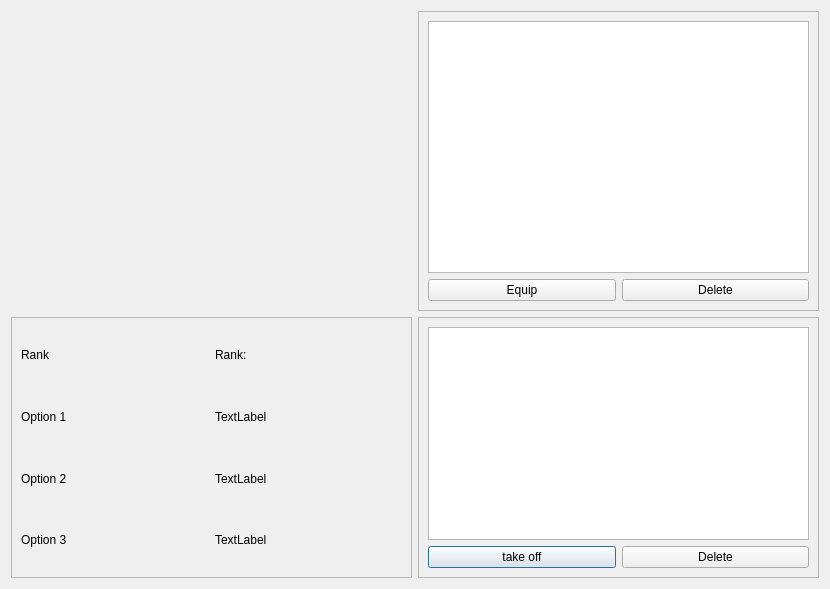
<?xml version="1.0" encoding="UTF-8"?>
<ui version="4.0">
 <class>InventoryWindow</class>
 <widget class="QDialog" name="InventoryWindow">
  <property name="geometry">
   <rect>
    <x>0</x>
    <y>0</y>
    <width>830</width>
    <height>589</height>
   </rect>
  </property>
  <property name="windowTitle">
   <string>Dialog</string>
  </property>
  <layout class="QGridLayout" name="gridLayout_2">
   <item row="2" column="0">
    <widget class="QFrame" name="textOption_3">
     <property name="minimumSize">
      <size>
       <width>200</width>
       <height>200</height>
      </size>
     </property>
     <property name="frameShape">
      <enum>QFrame::StyledPanel</enum>
     </property>
     <property name="frameShadow">
      <enum>QFrame::Raised</enum>
     </property>
     <layout class="QGridLayout" name="gridLayout_3">
      <item row="5" column="0">
       <widget class="QLabel" name="label_5">
        <property name="text">
         <string>Option 3</string>
        </property>
       </widget>
      </item>
      <item row="5" column="1">
       <widget class="QLabel" name="Option3">
        <property name="text">
         <string>TextLabel</string>
        </property>
       </widget>
      </item>
      <item row="1" column="0">
       <widget class="QLabel" name="textOption">
        <property name="text">
         <string>Option 1</string>
        </property>
       </widget>
      </item>
      <item row="1" column="1">
       <widget class="QLabel" name="Option1">
        <property name="text">
         <string>TextLabel</string>
        </property>
       </widget>
      </item>
      <item row="3" column="0">
       <widget class="QLabel" name="textOption_2">
        <property name="text">
         <string>Option 2</string>
        </property>
       </widget>
      </item>
      <item row="3" column="1">
       <widget class="QLabel" name="Option2">
        <property name="text">
         <string>TextLabel</string>
        </property>
       </widget>
      </item>
      <item row="0" column="0">
       <widget class="QLabel" name="textRank">
        <property name="text">
         <string>Rank</string>
        </property>
       </widget>
      </item>
      <item row="0" column="1">
       <widget class="QLabel" name="Rank">
        <property name="text">
         <string>Rank:</string>
        </property>
       </widget>
      </item>
     </layout>
    </widget>
   </item>
   <item row="2" column="1">
    <widget class="QFrame" name="frame">
     <property name="frameShape">
      <enum>QFrame::StyledPanel</enum>
     </property>
     <property name="frameShadow">
      <enum>QFrame::Raised</enum>
     </property>
     <layout class="QGridLayout" name="gridLayout_4">
      <item row="0" column="0" colspan="2">
       <widget class="QListWidget" name="Equip_Item">
        <property name="minimumSize">
         <size>
          <width>0</width>
          <height>150</height>
         </size>
        </property>
       </widget>
      </item>
      <item row="1" column="0">
       <widget class="QPushButton" name="take_off">
        <property name="text">
         <string>take off</string>
        </property>
       </widget>
      </item>
      <item row="1" column="1">
       <widget class="QPushButton" name="Delete_2">
        <property name="text">
         <string>Delete</string>
        </property>
       </widget>
      </item>
     </layout>
    </widget>
   </item>
   <item row="1" column="0">
    <widget class="QLabel" name="label">
     <property name="minimumSize">
      <size>
       <width>300</width>
       <height>300</height>
      </size>
     </property>
     <property name="text">
      <string/>
     </property>
    </widget>
   </item>
   <item row="1" column="1">
    <widget class="QFrame" name="frame_2">
     <property name="minimumSize">
      <size>
       <width>0</width>
       <height>300</height>
      </size>
     </property>
     <property name="frameShape">
      <enum>QFrame::StyledPanel</enum>
     </property>
     <property name="frameShadow">
      <enum>QFrame::Raised</enum>
     </property>
     <layout class="QGridLayout" name="gridLayout">
      <item row="0" column="0" colspan="2">
       <widget class="QListWidget" name="listWidget">
        <property name="minimumSize">
         <size>
          <width>300</width>
          <height>240</height>
         </size>
        </property>
       </widget>
      </item>
      <item row="1" column="0">
       <widget class="QPushButton" name="Equip">
        <property name="text">
         <string>Equip</string>
        </property>
       </widget>
      </item>
      <item row="1" column="1">
       <widget class="QPushButton" name="Delete">
        <property name="text">
         <string>Delete</string>
        </property>
       </widget>
      </item>
     </layout>
    </widget>
   </item>
  </layout>
 </widget>
 <resources/>
 <connections/>
</ui>
